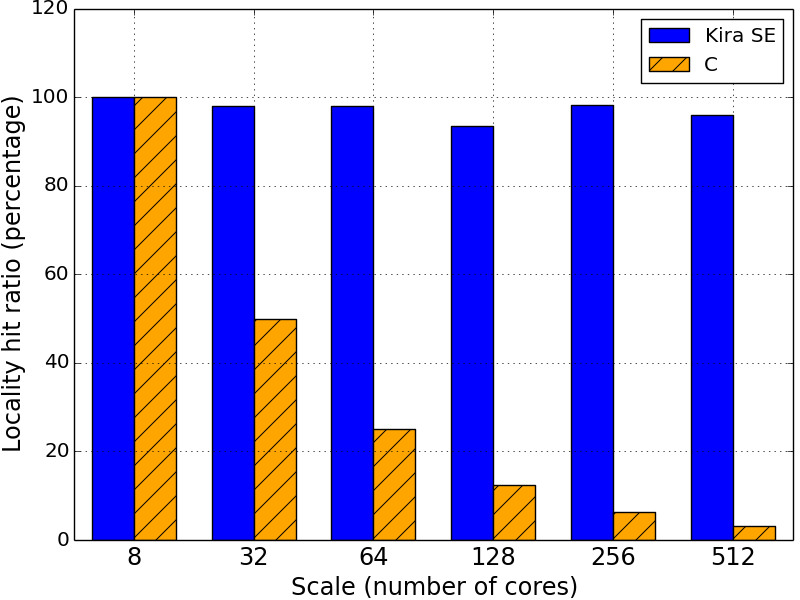

This figure's Python source:
#!/usr/bin/env python
# a bar plot with errorbars
import numpy as np
import matplotlib.pyplot as plt

N = 6
Kira = (100, 98, 98, 93.5, 98.4, 96.1)
C = (100, 50, 25, 12.5, 6.3, 3.2)

ind = 0.15+np.arange(N)  # the x locations for the groups
width = 0.35       # the width of the bars

ax = plt.subplot()
rects1 = ax.bar(ind, Kira, width, color='b')
rects2 = ax.bar(ind+width, C, width, color='orange', hatch="/")
ax.set_ylim([0, 120])
ax.grid(True)

# add some text for labels, title and axes ticks
ax.set_xlabel('Scale (number of cores)', size='x-large')
ax.set_ylabel('Locality hit ratio (percentage)', size='x-large')
ax.set_xticks(ind+width)
ax.set_xticklabels( ('8', '32', '64', '128', '256', '512'), size='x-large') 
plt.yticks(size='large')
ax.legend( (rects1[0], rects2[0]), ('Kira SE', 'C') )

plt.show()
